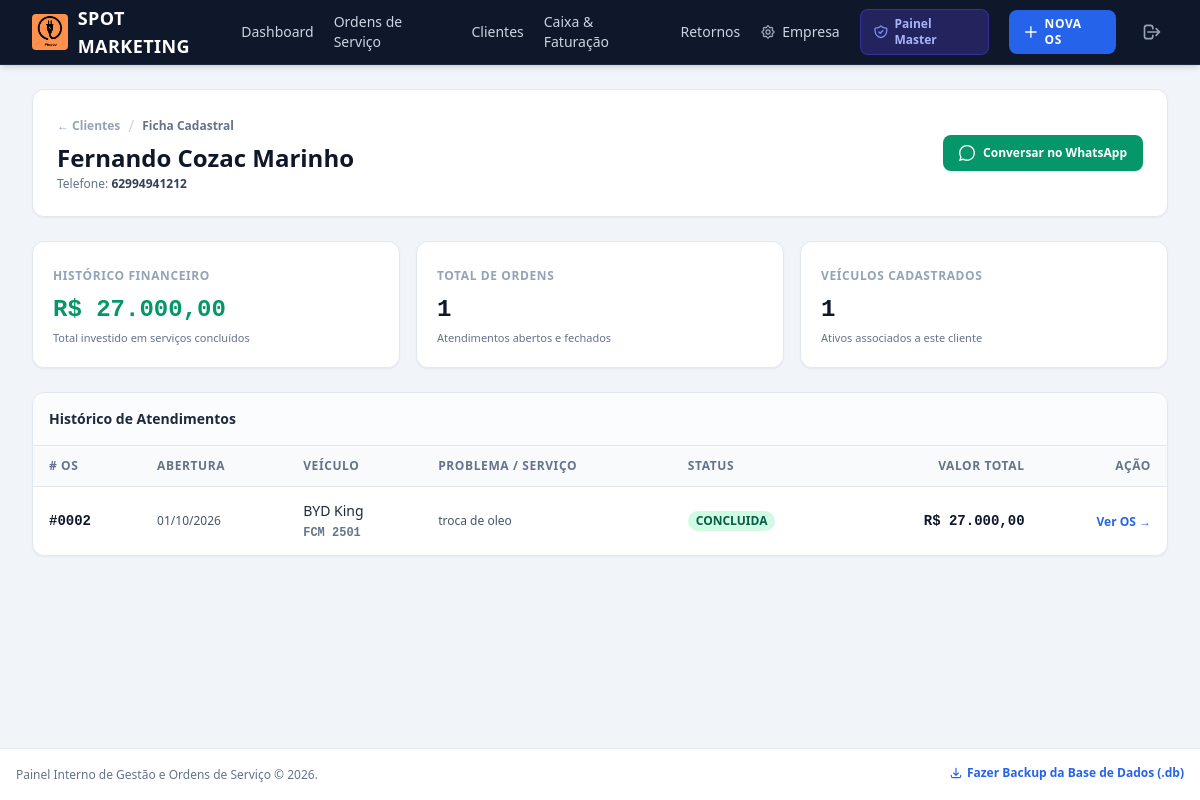
Screenshot of /clientes/2 (signed in) with the database file from the repository.
### models.py (models this page shows)
class Empresa(db.Model):
    __tablename__ = 'empresas'
    id = db.Column(db.Integer, primary_key=True)
    nome_empresa = db.Column(db.String(150), nullable=False, default="Minha Empresa")
    subtitulo = db.Column(db.String(200), default="Serviços Especializados e Atendimento Profissional")
    cnpj_cpf = db.Column(db.String(30), default="")
    telefone = db.Column(db.String(30), default="")
    whatsapp = db.Column(db.String(30), default="")
    endereco = db.Column(db.String(200), default="")
    cidade_uf = db.Column(db.String(100), default="")
    logo_filename = db.Column(db.String(255), default="logo.png")
    mensagem_rodape = db.Column(db.String(255), default="Agradecemos a preferência! Volte sempre.")
    email = db.Column(db.String(120), unique=True, nullable=False)
    senha_hash = db.Column(db.String(255), nullable=False)
    data_criacao = db.Column(db.Date, default=date.today)
    is_admin = db.Column(db.Boolean, default=False)
    status_assinatura = db.Column(db.String(20), default='PENDENTE') # 'ATIVO', 'PENDENTE', 'BLOQUEADO'
    data_validade = db.Column(db.Date, nullable=True)
    observacoes_admin = db.Column(db.Text, default="")
    chave_pix = db.Column(db.String(100), default="nandocozac@gmail.com")
    titular_pix = db.Column(db.String(100), default="Fernando Cozac")
    valor_mensalidade = db.Column(db.Float, default=29.90)
    valor_anual = db.Column(db.Float, default=249.90)
    clientes = db.relationship('Cliente', backref='empresa', lazy=True)
    ordens_servico = db.relationship('OrdemServico', backref='empresa', lazy=True)
    transacoes = db.relationship('Transacao', backref='empresa', lazy=True)

class Cliente(db.Model):
    __tablename__ = 'clientes'
    id = db.Column(db.Integer, primary_key=True)
    empresa_id = db.Column(db.Integer, db.ForeignKey('empresas.id'), nullable=True)
    nome = db.Column(db.String(120), nullable=False)
    telefone = db.Column(db.String(30), nullable=False)
    veiculos = db.relationship('Veiculo', backref='cliente', lazy=True)
    ordens_servico = db.relationship('OrdemServico', backref='cliente', lazy=True)

class OrdemServico(db.Model):
    __tablename__ = 'ordens_servico'
    id = db.Column(db.Integer, primary_key=True)
    empresa_id = db.Column(db.Integer, db.ForeignKey('empresas.id'), nullable=True)
    cliente_id = db.Column(db.Integer, db.ForeignKey('clientes.id'), nullable=False)
    veiculo_id = db.Column(db.Integer, db.ForeignKey('veiculos.id'), nullable=True)
    descricao_problema = db.Column(db.Text, nullable=False)
    servico_executado = db.Column(db.Text, nullable=True)
    valor_pecas = db.Column(db.Float, default=0.0)
    valor_mao_obra = db.Column(db.Float, default=0.0)
    valor_total = db.Column(db.Float, default=0.0)
    forma_pagamento = db.Column(db.String(30), nullable=True)
    status = db.Column(db.String(20), default='ABERTA') # 'ABERTA' ou 'CONCLUIDA'
    data_abertura = db.Column(db.Date, default=date.today)
    data_conclusao = db.Column(db.Date, nullable=True)
    retorno_previsto = db.Column(db.Date, nullable=True)
    itens = db.relationship('ItemOS', backref='ordem_servico', cascade="all, delete-orphan", lazy=True)

class Veiculo(db.Model):
    __tablename__ = 'veiculos'
    id = db.Column(db.Integer, primary_key=True)
    cliente_id = db.Column(db.Integer, db.ForeignKey('clientes.id'), nullable=False)
    placa = db.Column(db.String(20), nullable=False)
    modelo = db.Column(db.String(100), nullable=False)
    ordens_servico = db.relationship('OrdemServico', backref='veiculo', lazy=True)

### app.py (the view)
@app.route('/clientes/<int:cliente_id>')
@login_required
def detalhe_cliente(cliente_id):
    cliente = Cliente.query.filter_by(id=cliente_id, empresa_id=g.empresa.id).first_or_404()
    historico_os = OrdemServico.query.filter_by(
        cliente_id=cliente.id,
        empresa_id=g.empresa.id
    ).order_by(OrdemServico.id.desc()).all()
    total_gasto = sum(os.valor_total for os in historico_os if os.status == 'CONCLUIDA')
    return render_template(
        'cliente_detalhe.html',
        cliente=cliente,
        historico_os=historico_os,
        total_gasto=total_gasto
    )

### templates/cliente_detalhe.html (shortened to what this page needs)
{% extends 'base.html' %}
{% block content %}
<div class="space-y-6">
    <div
        class="bg-white p-6 rounded-xl border border-slate-200 shadow-sm flex flex-col md:flex-row justify-between items-start md:items-center gap-4">
        <div>
            <div class="flex items-center gap-2">
                <a href="{{ url_for('lista_clientes') }}"
                    class="text-xs text-slate-400 hover:text-slate-600 font-semibold">&larr; Clientes</a>
                <span class="text-slate-300">/</span>
                <span class="text-xs text-slate-500 font-semibold">Ficha Cadastral</span>
            </div>
            <h1 class="text-2xl font-bold text-slate-900 mt-1">{{ cliente.nome }}</h1>
            <p class="text-xs text-slate-500 mt-0.5">Telefone: <strong class="text-slate-700">{{ cliente.telefone
                    }}</strong></p>
        </div>
        <div class="flex items-center gap-3">
            {% set num_limpo = cliente.telefone|replace('(', '')|replace(')', '')|replace('-', '')|replace(' ', '') %}
            <a href="https://wa.me/55{{ num_limpo }}" target="_blank"
                class="inline-flex items-center gap-2 bg-emerald-600 hover:bg-emerald-700 text-white text-xs font-semibold px-4 py-2.5 rounded-lg transition shadow-sm">
                Conversar no WhatsApp
            </a>
        </div>
    </div>
    <div class="grid grid-cols-1 md:grid-cols-3 gap-4">
        <div class="bg-white p-5 rounded-xl border border-slate-200 shadow-sm">
            <span class="text-xs uppercase font-bold text-slate-400 tracking-wider">Histórico Financeiro</span>
            <div class="text-2xl font-bold mt-2 text-emerald-600 font-mono">R$ {{ total_gasto|moeda }}</div>
            <p class="text-[11px] text-slate-500 mt-1">Total investido em serviços concluídos</p>
        </div>
        <div class="bg-white p-5 rounded-xl border border-slate-200 shadow-sm">
            <span class="text-xs uppercase font-bold text-slate-400 tracking-wider">Total de Ordens</span>
            <div class="text-2xl font-bold mt-2 text-slate-900 font-mono">{{ historico_os|length }}</div>
            <p class="text-[11px] text-slate-500 mt-1">Atendimentos abertos e fechados</p>
        </div>
        <div class="bg-white p-5 rounded-xl border border-slate-200 shadow-sm">
            <span class="text-xs uppercase font-bold text-slate-400 tracking-wider">Veículos Cadastrados</span>
            <div class="text-2xl font-bold mt-2 text-slate-900 font-mono">{{ cliente.veiculos|length }}</div>
            <p class="text-[11px] text-slate-500 mt-1">Ativos associados a este cliente</p>
        </div>
    </div>
    <div class="bg-white rounded-xl shadow-sm border border-slate-200 overflow-hidden">
        <div class="p-4 border-b border-slate-200 bg-slate-50/50">
            <h2 class="text-sm font-bold text-slate-800">Histórico de Atendimentos</h2>
        </div>
        <div class="overflow-x-auto">
            <table class="w-full text-left text-sm">
                <thead
                    class="bg-slate-50 text-slate-500 border-b border-slate-200 text-xs font-semibold uppercase tracking-wider">
                    <tr>
                        <th class="py-3 px-4"># OS</th>
                        <th class="py-3 px-4">Abertura</th>
                        <th class="py-3 px-4">Veículo</th>
                        <th class="py-3 px-4">Problema / Serviço</th>
                        <th class="py-3 px-4">Status</th>
                        <th class="py-3 px-4 text-right">Valor Total</th>
                        <th class="py-3 px-4 text-right">Ação</th>
                    </tr>
                </thead>
                <tbody class="divide-y divide-slate-100">
                    {% for os in historico_os %}
                    <tr class="hover:bg-slate-50/80 transition">
                        <td class="py-3.5 px-4 font-mono font-bold text-slate-900">#{{ "%04d"|format(os.id) }}</td>
                        <td class="py-3.5 px-4 text-xs text-slate-600">{{ os.data_abertura|data_br }}</td>
                        <td class="py-3.5 px-4">
                            {% if os.veiculo %}
                            <span class="text-slate-800 font-medium block">{{ os.veiculo.modelo }}</span>
                            <span class="text-xs font-mono font-semibold text-slate-500 uppercase">{{ os.veiculo.placa
                                }}</span>
                            {% else %}
                            <span class="text-xs text-slate-400 italic">Sem ativo</span>
                            {% endif %}
                        </td>
                        <td class="py-3.5 px-4 text-xs text-slate-600 max-w-xs truncate">
                            {{ os.descricao_problema }}
                        </td>
                        <td class="py-3.5 px-4">
                            <span
                                class="inline-flex items-center px-2 py-0.5 rounded-full text-xs font-semibold {% if os.status == 'CONCLUIDA' %}bg-emerald-100 text-emerald-800{% else %}bg-amber-100 text-amber-800{% endif %}">
                                {{ os.status }}
                            </span>
                        </td>
                        <td class="py-3.5 px-4 text-right font-mono font-semibold text-slate-900">
                            R$ {{ os.valor_total|moeda }}
                        </td>
                        <td class="py-3.5 px-4 text-right">
                            <a href="{{ url_for('ver_os', os_id=os.id) }}"
                                class="text-xs font-semibold text-blue-600 hover:text-blue-800 hover:underline">
                                Ver OS &rarr;
                            </a>
                        </td>
                    </tr>
                    {% else %}
                    <tr>
                        <td colspan="7" class="py-8 text-center text-slate-400 text-xs">
                            Nenhuma ordem de serviço registrada para este cliente.
                        </td>
                    </tr>
                    {% endfor %}
                </tbody>
            </table>
        </div>
    </div>
</div>
{% endblock %}

### templates/base.html (shortened to what this page needs)
<!DOCTYPE html>
<html lang="pt-BR">
<head>
    <script src="https://cdn.tailwindcss.com"></script>
</head>
<body class="bg-slate-100 text-slate-900 min-h-screen flex flex-col font-sans antialiased">
    <header class="bg-slate-900 text-white shadow-md border-b border-slate-800 no-print sticky top-0 z-50">
        <div class="max-w-7xl mx-auto px-4 sm:px-6 lg:px-8">
            <div class="flex items-center justify-between h-16">
                <div class="flex items-center gap-3">
                    <a href="{{ url_for('dashboard') }}"
                        class="flex items-center gap-2.5 font-bold text-lg tracking-wide hover:text-blue-400 transition">
                        <img src="{{ url_for('static', filename=empresa.logo_filename or 'logo.png') }}" alt="{{ empresa.nome_empresa }}"
                            class="h-9 w-auto max-w-[140px] object-contain rounded"
                            onerror="this.style.display='none'; this.nextElementSibling.style.display='inline-flex';">
                        <span>{{ empresa.nome_empresa }}</span>
                    </a>
                </div>
                <nav class="hidden md:flex items-center gap-5 text-sm font-medium">
                    {% if empresa %}
                    <a href="{{ url_for('dashboard') }}" class="text-slate-300 hover:text-white transition">
                        Dashboard
                    </a>
                    <a href="{{ url_for('lista_os') }}" class="text-slate-300 hover:text-white transition">
                        Ordens de Serviço
                    </a>
                    <a href="{{ url_for('lista_clientes') }}" class="text-slate-300 hover:text-white transition">
                        Clientes
                    </a>
                    <a href="{{ url_for('relatorio_financeiro') }}" class="text-slate-300 hover:text-white transition">
                        Caixa & Faturação
                    </a>
                    <a href="{{ url_for('retornos_preventivos') }}" class="text-slate-300 hover:text-white transition">
                        Retornos
                    </a>
                    <a href="{{ url_for('configuracoes_empresa') }}" class="text-slate-300 hover:text-white transition flex items-center gap-1.5">
                        Empresa
                    </a>
                    {% if empresa.is_admin %}
                    <a href="{{ url_for('admin_empresas') }}" class="text-indigo-300 hover:text-white transition flex items-center gap-1.5 bg-indigo-900/60 px-3 py-1.5 rounded-lg border border-indigo-700/60 text-xs font-bold shadow-xs">
                        Painel Master
                    </a>
                    {% endif %}
                    <a href="{{ url_for('nova_os') }}"
                        class="inline-flex items-center gap-1.5 bg-blue-600 hover:bg-blue-500 text-white font-semibold px-3.5 py-1.5 rounded-lg shadow-sm text-xs uppercase tracking-wider transition">
                        <svg class="w-4 h-4" fill="none" stroke="currentColor" viewBox="0 0 24 24">
                            <path stroke-linecap="round" stroke-linejoin="round" stroke-width="2" d="M12 4v16m8-8H4" />
                        </svg>
                        Nova OS
                    </a>
                    <a href="{{ url_for('logout') }}" title="Sair da Conta"
                        class="text-slate-400 hover:text-rose-400 transition p-1.5 rounded-lg hover:bg-slate-800">
                        <svg class="w-5 h-5" fill="none" stroke="currentColor" viewBox="0 0 24 24">
                            <path stroke-linecap="round" stroke-linejoin="round" stroke-width="2" d="M17 16l4-4m0 0l-4-4m4 4H7m6 4v1a3 3 0 01-3 3H6a3 3 0 01-3-3V7a3 3 0 013-3h4a3 3 0 013 3v1" />
                        </svg>
                    </a>
                    {% else %}
                    <a href="{{ url_for('login') }}" class="text-slate-300 hover:text-white transition">Entrar</a>
                    <a href="{{ url_for('cadastro') }}" class="bg-blue-600 text-white px-3 py-1.5 rounded-lg text-xs font-bold">Criar Conta</a>
                    {% endif %}
                </nav>
            </div>
        </div>
    </header>
    <main class="flex-1 max-w-7xl w-full mx-auto px-4 sm:px-6 lg:px-8 py-6">
        {% block content %}{% endblock %}
    </main>
    <footer class="bg-white border-t border-slate-200 py-4 text-center text-xs text-slate-500 no-print mt-auto">
        <div class="max-w-7xl mx-auto px-4 flex flex-col sm:flex-row items-center justify-between gap-2">
            <span>Painel Interno de Gestão e Ordens de Serviço &copy; 2026.</span>
            <div>
                <a href="{{ url_for('backup_banco') }}"
                    class="text-blue-600 hover:text-blue-800 font-semibold hover:underline inline-flex items-center gap-1">
                    <svg class="w-3.5 h-3.5" fill="none" stroke="currentColor" viewBox="0 0 24 24">
                        <path stroke-linecap="round" stroke-linejoin="round" stroke-width="2"
                            d="M4 16v1a3 3 0 003 3h10a3 3 0 003-3v-1m-4-4l-4 4m0 0l-4-4m4 4V4" />
                    </svg>
                    Fazer Backup da Base de Dados (.db)
                </a>
            </div>
        </div>
    </footer>
</body>
</html>

### rows the page displays
Empresa: logo_filename (picture), nome_empresa "SPOT MARKETING"
Cliente: nome "Fernando Cozac Marinho", telefone "62994941212"
OrdemServico: id "0002", data_abertura|data_br "01/10/2026", veiculo.modelo "BYD King", veiculo.placa "FCM 2501", descricao_problema "troca de oleo", status "CONCLUIDA", valor_total|moeda "27.000,00"

### other values shown
{{ total_gasto|moeda }} "27.000,00"
{{ historico_os|length }} "1"
{{ cliente.veiculos|length }} "1"
